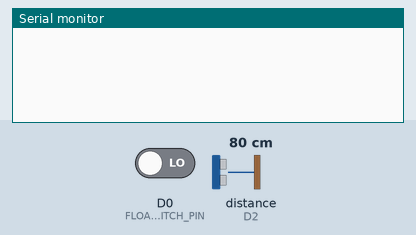
Recording of a program running on a simulated ESP8266 (NodeMCU). Shown: the last lines printed to the serial monitor. Inputs (shaded band) come from the test bench; at power-on: distance to the obstacle (sensor on D2) 80 cm, D0 (FLOAT_SWITCH_PIN) LOW. The echo pulse lasts 58.3 µs per cm.

Above: at 2.2 s.
2.3 s: distance to the obstacle (sensor on D2) set to 2 cm
At 11.1 s:
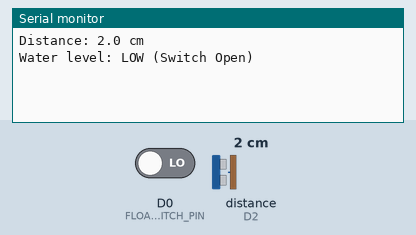
16.5 s: distance to the obstacle (sensor on D2) set to 4 cm
At 21.2 s:
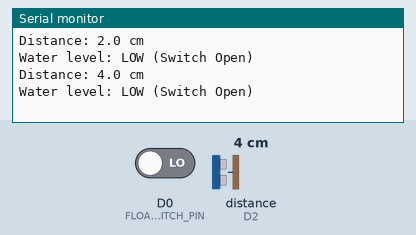
30.7 s: D0 (FLOAT_SWITCH_PIN) driven HIGH
At 41.2 s:
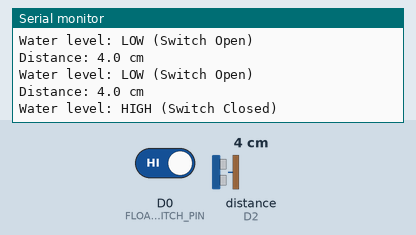

Measured:
- after the input at 2.3 s, the serial monitor: prints a new line after 7.7 s (image 1)
- after the input at 16.5 s, the serial monitor: prints a new line after 3.5 s (image 2)
- after the input at 30.7 s, the serial monitor: prints a new line after 9.3 s (image 3)

The program:

main.cpp
```cpp
#include <Arduino.h>

// HC-SR04 Pins
#define TRIG_PIN D1  // GPIO13 - Trigger
#define ECHO_PIN D2  // GPIO15 - Echo
// Float switch pin
#define FLOAT_SWITCH_PIN D0  // GPIO16 - Float switch

float distance = 0;
unsigned long lastTime = 0;

void setup() {
  Serial.begin(74880);
  delay(1000);

  pinMode(TRIG_PIN, OUTPUT);
  pinMode(ECHO_PIN, INPUT);
  digitalWrite(TRIG_PIN, LOW);
  pinMode(FLOAT_SWITCH_PIN, INPUT); // Set float switch pin as input
}

float measureDistance() {
  // Send 10µs pulse to trigger
  digitalWrite(TRIG_PIN, LOW);
  delayMicroseconds(2);
  digitalWrite(TRIG_PIN, HIGH);
  delayMicroseconds(10);
  digitalWrite(TRIG_PIN, LOW);

  // Measure echo pulse width
  long duration = pulseIn(ECHO_PIN, HIGH, 30000);  // max 30ms timeout

  // Calculate distance: (duration / 2) / 29.1
  // 29.1 microseconds per cm (speed of sound)
  float dist = (duration / 2.0) / 29.1;

  return dist;
}

void loop() {
  if (millis() - lastTime >= 10000) { // Measure every 10 seconds
    lastTime = millis();

    distance = measureDistance();

    Serial.print("Distance: ");
    Serial.print(distance, 1);
    Serial.println(" cm");

    // Float switch sensor reading
    int sensorState = digitalRead(FLOAT_SWITCH_PIN);
    if (sensorState == HIGH) {
      Serial.println("Water level: HIGH (Switch Closed)");
    } else {
      Serial.println("Water level: LOW (Switch Open)");
    }
  }
}
```
